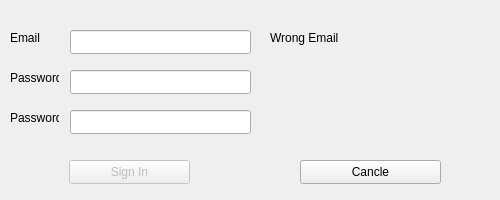
<?xml version="1.0" encoding="UTF-8"?>
<ui version="4.0">
 <class>RegWindow</class>
 <widget class="QDialog" name="RegWindow">
  <property name="geometry">
   <rect>
    <x>0</x>
    <y>0</y>
    <width>500</width>
    <height>200</height>
   </rect>
  </property>
  <property name="minimumSize">
   <size>
    <width>500</width>
    <height>200</height>
   </size>
  </property>
  <property name="maximumSize">
   <size>
    <width>500</width>
    <height>200</height>
   </size>
  </property>
  <property name="windowTitle">
   <string>Dialog</string>
  </property>
  <widget class="QLineEdit" name="EmailEdit">
   <property name="geometry">
    <rect>
     <x>70</x>
     <y>30</y>
     <width>181</width>
     <height>24</height>
    </rect>
   </property>
  </widget>
  <widget class="QLineEdit" name="Password1Edit">
   <property name="geometry">
    <rect>
     <x>70</x>
     <y>70</y>
     <width>181</width>
     <height>24</height>
    </rect>
   </property>
  </widget>
  <widget class="QLineEdit" name="Password2Edit">
   <property name="geometry">
    <rect>
     <x>70</x>
     <y>110</y>
     <width>181</width>
     <height>24</height>
    </rect>
   </property>
  </widget>
  <widget class="QPushButton" name="SignInButton">
   <property name="enabled">
    <bool>false</bool>
   </property>
   <property name="geometry">
    <rect>
     <x>69</x>
     <y>160</y>
     <width>121</width>
     <height>24</height>
    </rect>
   </property>
   <property name="text">
    <string>Sign In</string>
   </property>
  </widget>
  <widget class="QPushButton" name="CancleButton">
   <property name="geometry">
    <rect>
     <x>300</x>
     <y>160</y>
     <width>141</width>
     <height>24</height>
    </rect>
   </property>
   <property name="text">
    <string>Cancle</string>
   </property>
  </widget>
  <widget class="QLabel" name="label">
   <property name="geometry">
    <rect>
     <x>10</x>
     <y>30</y>
     <width>49</width>
     <height>16</height>
    </rect>
   </property>
   <property name="text">
    <string>Email</string>
   </property>
  </widget>
  <widget class="QLabel" name="label_2">
   <property name="geometry">
    <rect>
     <x>10</x>
     <y>70</y>
     <width>49</width>
     <height>16</height>
    </rect>
   </property>
   <property name="text">
    <string>Password</string>
   </property>
  </widget>
  <widget class="QLabel" name="label_3">
   <property name="geometry">
    <rect>
     <x>10</x>
     <y>110</y>
     <width>49</width>
     <height>16</height>
    </rect>
   </property>
   <property name="text">
    <string>Password</string>
   </property>
  </widget>
  <widget class="QLabel" name="WrongEmail">
   <property name="enabled">
    <bool>true</bool>
   </property>
   <property name="geometry">
    <rect>
     <x>270</x>
     <y>30</y>
     <width>131</width>
     <height>16</height>
    </rect>
   </property>
   <property name="text">
    <string>Wrong Email</string>
   </property>
  </widget>
 </widget>
 <resources/>
 <connections/>
</ui>
